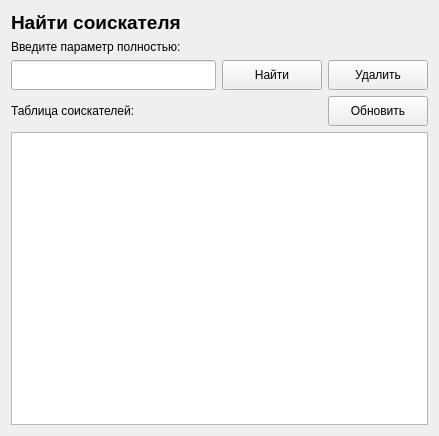
<?xml version="1.0" encoding="UTF-8"?>
<ui version="4.0">
 <class>Form</class>
 <widget class="QWidget" name="Form">
  <property name="windowModality">
   <enum>Qt::NonModal</enum>
  </property>
  <property name="geometry">
   <rect>
    <x>0</x>
    <y>0</y>
    <width>439</width>
    <height>436</height>
   </rect>
  </property>
  <property name="windowTitle">
   <string>Form</string>
  </property>
  <layout class="QGridLayout" name="gridLayout">
   <item row="0" column="0">
    <widget class="QLabel" name="label_2">
     <property name="font">
      <font>
       <pointsize>14</pointsize>
       <weight>75</weight>
       <bold>true</bold>
      </font>
     </property>
     <property name="text">
      <string>Найти соискателя</string>
     </property>
    </widget>
   </item>
   <item row="1" column="0">
    <layout class="QVBoxLayout" name="verticalLayout_3">
     <item>
      <widget class="QLabel" name="label_3">
       <property name="text">
        <string>Введите параметр полностью:</string>
       </property>
      </widget>
     </item>
     <item>
      <layout class="QHBoxLayout" name="horizontalLayout_2">
       <item>
        <widget class="QLineEdit" name="lineEdit">
         <property name="minimumSize">
          <size>
           <width>0</width>
           <height>30</height>
          </size>
         </property>
         <property name="text">
          <string/>
         </property>
        </widget>
       </item>
       <item>
        <widget class="QPushButton" name="pushButton">
         <property name="minimumSize">
          <size>
           <width>100</width>
           <height>30</height>
          </size>
         </property>
         <property name="text">
          <string>Найти</string>
         </property>
        </widget>
       </item>
       <item>
        <widget class="QPushButton" name="pushButton_2">
         <property name="minimumSize">
          <size>
           <width>100</width>
           <height>30</height>
          </size>
         </property>
         <property name="text">
          <string>Удалить</string>
         </property>
        </widget>
       </item>
      </layout>
     </item>
    </layout>
   </item>
   <item row="2" column="0">
    <layout class="QVBoxLayout" name="verticalLayout">
     <item>
      <layout class="QHBoxLayout" name="horizontalLayout">
       <item>
        <widget class="QLabel" name="label">
         <property name="text">
          <string>Таблица соискателей:</string>
         </property>
        </widget>
       </item>
       <item>
        <spacer name="horizontalSpacer">
         <property name="orientation">
          <enum>Qt::Horizontal</enum>
         </property>
         <property name="sizeHint" stdset="0">
          <size>
           <width>40</width>
           <height>20</height>
          </size>
         </property>
        </spacer>
       </item>
       <item>
        <widget class="QPushButton" name="pushButton_3">
         <property name="minimumSize">
          <size>
           <width>100</width>
           <height>30</height>
          </size>
         </property>
         <property name="text">
          <string>Обновить</string>
         </property>
        </widget>
       </item>
      </layout>
     </item>
     <item>
      <widget class="QTableView" name="tableView">
       <attribute name="horizontalHeaderDefaultSectionSize">
        <number>182</number>
       </attribute>
      </widget>
     </item>
    </layout>
   </item>
  </layout>
 </widget>
 <resources/>
 <connections/>
</ui>
